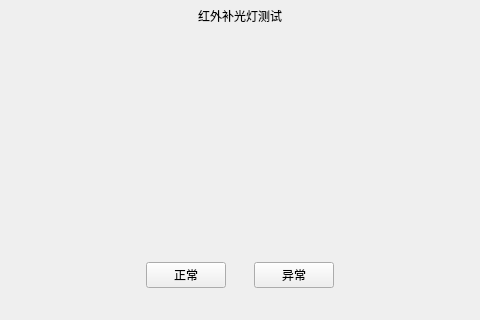
<?xml version="1.0" encoding="UTF-8"?>
<ui version="4.0">
 <class>ui_factory_ir</class>
 <widget class="QMainWindow" name="ui_factory_ir">
  <property name="geometry">
   <rect>
    <x>0</x>
    <y>0</y>
    <width>480</width>
    <height>320</height>
   </rect>
  </property>
  <property name="focusPolicy">
   <enum>Qt::StrongFocus</enum>
  </property>
  <property name="windowTitle">
   <string>MainWindow</string>
  </property>
  <widget class="QWidget" name="centralwidget">
   <layout class="QVBoxLayout" name="verticalLayout" stretch="1,7,1,1">
    <property name="spacing">
     <number>0</number>
    </property>
    <property name="leftMargin">
     <number>0</number>
    </property>
    <property name="topMargin">
     <number>0</number>
    </property>
    <property name="rightMargin">
     <number>0</number>
    </property>
    <property name="bottomMargin">
     <number>0</number>
    </property>
    <item>
     <widget class="QWidget" name="factory_ir_title_widget" native="true">
      <layout class="QHBoxLayout" name="horizontalLayout" stretch="1,1,2,2">
       <property name="spacing">
        <number>0</number>
       </property>
       <property name="leftMargin">
        <number>0</number>
       </property>
       <property name="topMargin">
        <number>0</number>
       </property>
       <property name="rightMargin">
        <number>0</number>
       </property>
       <property name="bottomMargin">
        <number>0</number>
       </property>
       <item alignment="Qt::AlignLeft|Qt::AlignVCenter">
        <widget class="clicked_Label" name="factory_ir_back_btn" native="true">
         <property name="text" stdset="0">
          <string/>
         </property>
        </widget>
       </item>
       <item>
        <spacer name="horizontalSpacer">
         <property name="orientation">
          <enum>Qt::Horizontal</enum>
         </property>
         <property name="sizeHint" stdset="0">
          <size>
           <width>77</width>
           <height>20</height>
          </size>
         </property>
        </spacer>
       </item>
       <item>
        <widget class="QLabel" name="factory_ir_title_label">
         <property name="styleSheet">
          <string notr="true"/>
         </property>
         <property name="text">
          <string>红外补光灯测试</string>
         </property>
         <property name="alignment">
          <set>Qt::AlignCenter</set>
         </property>
        </widget>
       </item>
       <item>
        <spacer name="horizontalSpacer_2">
         <property name="orientation">
          <enum>Qt::Horizontal</enum>
         </property>
         <property name="sizeHint" stdset="0">
          <size>
           <width>157</width>
           <height>20</height>
          </size>
         </property>
        </spacer>
       </item>
      </layout>
     </widget>
    </item>
    <item>
     <widget class="QWidget" name="widget_3" native="true">
      <layout class="QHBoxLayout" name="horizontalLayout_5">
       <property name="spacing">
        <number>0</number>
       </property>
       <property name="leftMargin">
        <number>0</number>
       </property>
       <property name="rightMargin">
        <number>0</number>
       </property>
       <property name="bottomMargin">
        <number>0</number>
       </property>
	   <item>
        <widget class="QLabel" name="label11">
        <property name="text">
       	<string> </string>
      	</property>
     	</widget>
       </item>
       <item>
        <widget class="QLabel" name="ir_result_label"/>
       </item>
       <item>
        <widget class="QLabel" name="label12">
        <property name="text">
       	<string> </string>
      	</property>
     	</widget>
       </item>
      </layout>
     </widget>
    </item>
    <item>
     <widget class="QWidget" name="widget_2" native="true">
      <layout class="QHBoxLayout" name="horizontalLayout_2">
       <property name="spacing">
        <number>0</number>
       </property>
       <property name="leftMargin">
        <number>0</number>
       </property>
       <property name="rightMargin">
        <number>0</number>
       </property>
       <property name="bottomMargin">
        <number>0</number>
       </property>
       <item>
        <spacer name="horizontalSpacer_3">
         <property name="orientation">
          <enum>Qt::Horizontal</enum>
         </property>
         <property name="sizeHint" stdset="0">
          <size>
           <width>157</width>
           <height>20</height>
          </size>
         </property>
        </spacer>
       </item>
       <item>
        <widget class="QPushButton" name="factory_ir_ok_btn">
         <property name="sizePolicy">
          <sizepolicy hsizetype="Expanding" vsizetype="Expanding">
           <horstretch>0</horstretch>
           <verstretch>0</verstretch>
          </sizepolicy>
         </property>
         <property name="maximumSize">
          <size>
           <width>225</width>
           <height>80</height>
          </size>
         </property>
         <property name="styleSheet">
          <string notr="true"/>
         </property>
         <property name="text">
          <string>正常</string>
         </property>
        </widget>
       </item>
       <item>
        <spacer name="horizontalSpacer_5">
         <property name="orientation">
          <enum>Qt::Horizontal</enum>
         </property>
         <property name="sizeHint" stdset="0">
          <size>
           <width>40</width>
           <height>20</height>
          </size>
         </property>
        </spacer>
       </item>
       <item>
        <widget class="QPushButton" name="factory_ir_fail_btn">
         <property name="text">
          <string>异常</string>
         </property>
        </widget>
       </item>
       <item>
        <spacer name="horizontalSpacer_4">
         <property name="orientation">
          <enum>Qt::Horizontal</enum>
         </property>
         <property name="sizeHint" stdset="0">
          <size>
           <width>157</width>
           <height>20</height>
          </size>
         </property>
        </spacer>
       </item>
      </layout>
     </widget>
    </item>
    <item>
     <spacer name="verticalSpacer">
      <property name="orientation">
       <enum>Qt::Vertical</enum>
      </property>
      <property name="sizeHint" stdset="0">
       <size>
        <width>20</width>
        <height>29</height>
       </size>
      </property>
     </spacer>
    </item>
   </layout>
  </widget>
 </widget>
 <customwidgets>
  <customwidget>
   <class>clicked_Label</class>
   <extends>QWidget</extends>
   <header location="global">clicked_label.hpp</header>
  </customwidget>
 </customwidgets>
 <resources/>
 <connections/>
</ui>
